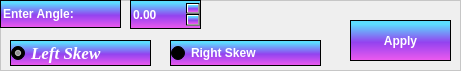
    <widget class="QFrame" name="SkewFrame">
     <property name="geometry">
      <rect>
       <x>590</x>
       <y>570</y>
       <width>461</width>
       <height>71</height>
      </rect>
     </property>
     <property name="styleSheet">
      <string notr="true">border-style: solid;
border-color: #c6c6c6;
border-style: solid;
border-width: 0.5px;</string>
     </property>
     <property name="frameShape">
      <enum>QFrame::StyledPanel</enum>
     </property>
     <property name="frameShadow">
      <enum>QFrame::Raised</enum>
     </property>
     <widget class="QPushButton" name="SkewButton_2">
      <property name="geometry">
       <rect>
        <x>350</x>
        <y>20</y>
        <width>101</width>
        <height>41</height>
       </rect>
      </property>
      <property name="autoFillBackground">
       <bool>false</bool>
      </property>
      <property name="styleSheet">
       <string notr="true">background-color: qlineargradient(spread:repeat, x1:1, y1:0, x2:1, y2:1, stop:0.100962 rgba(92, 220, 255, 1),stop:0.543269 rgba(147, 67, 239, 1),stop:1 rgba(241, 91, 238, 1));
border-style: solid;
border-width: 0.5px;
color: #ffffff;
border-color: #000000;
font-weight: bold;
selection-background-color: #3b7e48;
font: 800 italic bold 17pt &quot;Times New Roman&quot;;
</string>
      </property>
      <property name="text">
       <string>Apply</string>
      </property>
     </widget>
     <widget class="QLineEdit" name="lineEdit_2">
      <property name="geometry">
       <rect>
        <x>0</x>
        <y>0</y>
        <width>121</width>
        <height>28</height>
       </rect>
      </property>
      <property name="autoFillBackground">
       <bool>false</bool>
      </property>
      <property name="styleSheet">
       <string notr="true">background-color: qlineargradient(spread:repeat, x1:1, y1:0, x2:1, y2:1, stop:0.100962 rgba(92, 220, 255, 1),stop:0.543269 rgba(147, 67, 239, 1),stop:1 rgba(241, 91, 238, 1));
border-style: solid;
border-width: 0.5px;
color: #ffffff;
border-color: #000000;
font-weight: bold;
selection-background-color: #3b7e48;
font: 800 italic bold 11pt &quot;Times New Roman&quot;;
</string>
      </property>
      <property name="text">
       <string>Enter Angle: </string>
      </property>
     </widget>
     <widget class="QRadioButton" name="LeftSkewButton">
      <property name="enabled">
       <bool>true</bool>
      </property>
      <property name="geometry">
       <rect>
        <x>10</x>
        <y>40</y>
        <width>141</width>
        <height>26</height>
       </rect>
      </property>
      <property name="font">
       <font>
        <family>Times New Roman</family>
        <pointsize>13</pointsize>
        <italic>true</italic>
        <bold>true</bold>
        <underline>false</underline>
        <strikeout>false</strikeout>
       </font>
      </property>
      <property name="tabletTracking">
       <bool>false</bool>
      </property>
      <property name="autoFillBackground">
       <bool>false</bool>
      </property>
      <property name="styleSheet">
       <string notr="true">background-color: qlineargradient(spread:repeat, x1:1, y1:0, x2:1, y2:1, stop:0.100962 rgba(92, 220, 255, 1),stop:0.543269 rgba(147, 67, 239, 1),stop:1 rgba(241, 91, 238, 1));
border-style: solid;
border-width: 0.5px;
color: #ffffff;
border-color: #000000;
font-weight: bold;
selection-background-color: #3b7e48;
font: 800 italic bold 13pt &quot;Times New Roman&quot;;
</string>
      </property>
      <property name="text">
       <string>Left Skew</string>
      </property>
      <property name="checked">
       <bool>true</bool>
      </property>
      <property name="autoRepeat">
       <bool>false</bool>
      </property>
     </widget>
     <widget class="QRadioButton" name="RightSkewButton">
      <property name="geometry">
       <rect>
        <x>170</x>
        <y>40</y>
        <width>151</width>
        <height>26</height>
       </rect>
      </property>
      <property name="autoFillBackground">
       <bool>false</bool>
      </property>
      <property name="styleSheet">
       <string notr="true">background-color: qlineargradient(spread:repeat, x1:1, y1:0, x2:1, y2:1, stop:0.100962 rgba(92, 220, 255, 1),stop:0.543269 rgba(147, 67, 239, 1),stop:1 rgba(241, 91, 238, 1));
border-style: solid;
border-width: 0.5px;
color: #ffffff;
border-color: #000000;
font-weight: bold;
selection-background-color: #3b7e48;
font: 800 italic bold 13pt &quot;Times New Roman&quot;;
</string>
      </property>
      <property name="text">
       <string>Right Skew</string>
      </property>
      <property name="checked">
       <bool>false</bool>
      </property>
     </widget>
     <widget class="QDoubleSpinBox" name="SkewSpin">
      <property name="geometry">
       <rect>
        <x>130</x>
        <y>0</y>
        <width>71</width>
        <height>29</height>
       </rect>
      </property>
      <property name="autoFillBackground">
       <bool>false</bool>
      </property>
      <property name="styleSheet">
       <string notr="true">background-color: qlineargradient(spread:repeat, x1:1, y1:0, x2:1, y2:1, stop:0.100962 rgba(92, 220, 255, 1),stop:0.543269 rgba(147, 67, 239, 1),stop:1 rgba(241, 91, 238, 1));
border-style: solid;
border-width: 0.5px;
color: #ffffff;
border-color: #000000;
font-weight: bold;
selection-background-color: #3b7e48;
font: 800 italic bold 11pt &quot;Times New Roman&quot;;
</string>
      </property>
      <property name="maximum">
       <double>360.000000000000000</double>
      </property>
     </widget>
    </widget>
